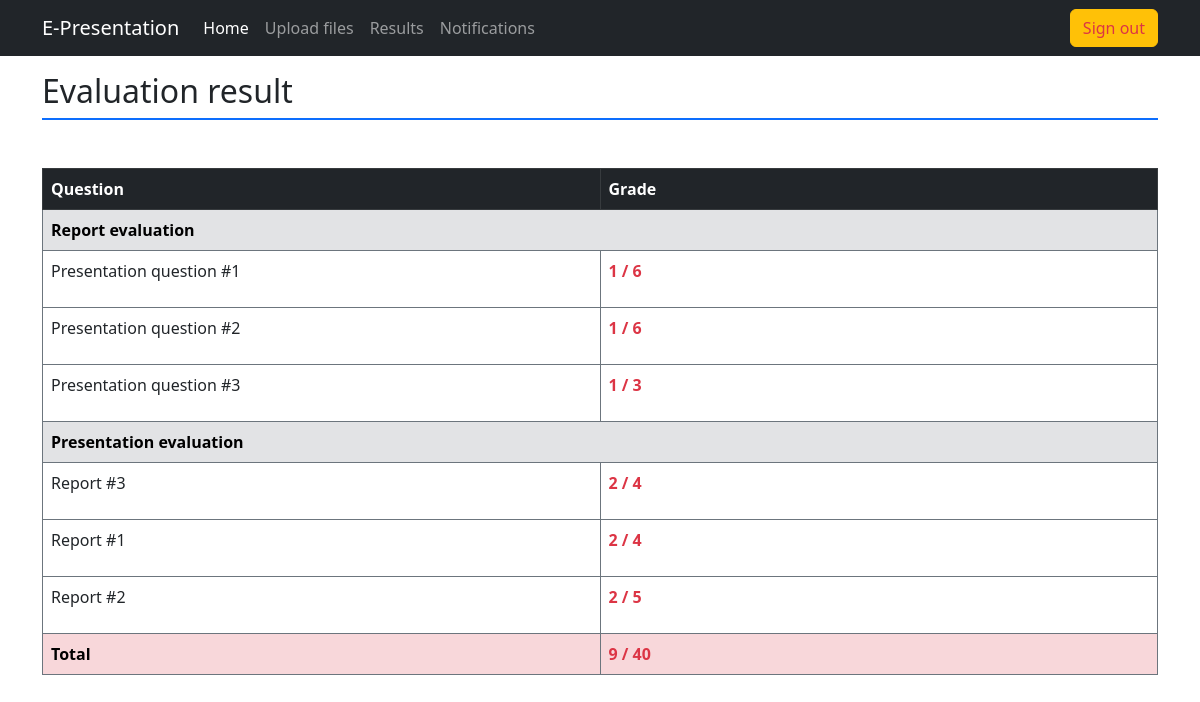
Page /index.php?action=evaluation_result (signed in) on the committed database.
### tables this page shows
CREATE TABLE `result` (
  `result_id` int(11) NOT NULL,
  `trainee_id` int(11) NOT NULL,
  `grade` float NOT NULL,
  `question_code` varchar(5) NOT NULL
);

CREATE TABLE `evaluation` (
  `evaluation_code` varchar(12) NOT NULL,
  `question_code` varchar(5) NOT NULL,
  `question_content` text NOT NULL,
  `question_scale` float NOT NULL,
  `question_topic` enum('presentation','report') DEFAULT NULL,
  `season` varchar(4) NOT NULL
);

### controller/layouts_rendering.php (called while the page is built, shortened)
<?php
    class LayoutRendering {
        static function evaluation_result() {
            $trainee_id = $_SESSION["user"];
            $result = EvaluationModel::get_result($trainee_id);
            require "view/teams/result.php";
        }
    }

### model/evaluation_model.php (called while the page is built, shortened)
<?php
    class EvaluationModel {
        static function get_result($trainee_code) {
            $connection = PresentationModel::connection();
            $select = $connection->prepare("
                SELECT * FROM result JOIN evaluation ON result.question_code = evaluation.question_code
                WHERE trainee_id = :trainee_id
            ");
            $select->execute(["trainee_id" => $trainee_code]);
            return $select->fetchAll(PDO::FETCH_ASSOC);
        }
    }

### view/teams/result.php (the view, shortened to what this page needs)
<h2 class="border-bottom pb-2 border-2 border-primary mb-4">Evaluation result</h2>
<table class="table table-bordered border-secondary mt-5">
        <thead class="table-dark">
            <th class="w-50">Question</th>
            <th>Grade</th>
        </thead>
        <tbody id="report_table">
            <tr class="table-secondary border-secondary">
                <td colspan="2" class="fw-bold">Report evaluation</td>
            </tr>
            <?php
                $total = 0;
                foreach($result as $question):
                    $total += $question["grade"];
                    if ($question["question_topic"] == "presentation"):
            ?>
                <tr data-categorty="presentation" >
                    <td>
                        <p><?= $question['question_content'] ?></p>
                    </td>
                    <td class="text-danger fw-bold">
                        <p><?= $question['grade'] ?> / <?= $question["question_scale"] ?></p>
                    </td>
                </tr>
            <?php
                    endif;
                endforeach;
            ?>
            <tr class="table-secondary border-secondary">
                <td colspan="2" class="fw-bold">Presentation evaluation</td>
            </tr>
            <?php
                foreach($result as $question):
                    if ($question["question_topic"] == "report"):
            ?>
                <tr>
                    <td>
                        <p><?= $question['question_content'] ?></p>
                    </td>
                        <td class="text-danger fw-bold">
                            <p><?= $question['grade'] ?> / <?= $question["question_scale"] ?></p>
                        </td>
                </tr>
            <?php
                    endif;
                endforeach;
            ?>
            <tfoot class="table-danger border-secondary">
                <td class="fw-bold">Total</td>
                <td class="fw-bold text-danger"><?= $total ?> / 40</td>
            </tfoot>
        </tbody>
    </table>
<?php
    require "view/master.php";
?>

### rows in the picture
result: evaluation.question_content "Presentation question #1", grade "1", evaluation.question_scale "6"
result: evaluation.question_content "Presentation question #2", grade "1", evaluation.question_scale "6"
result: evaluation.question_content "Presentation question #3", grade "1", evaluation.question_scale "3"
result: evaluation.question_content "Report #3", grade "2", evaluation.question_scale "4"
result: evaluation.question_content "Report #1", grade "2", evaluation.question_scale "4"
result: evaluation.question_content "Report #2", grade "2", evaluation.question_scale "5"

### other values in the picture
$total "9"
